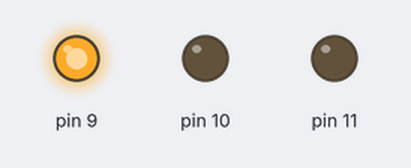
This sketch was run on a simulated Arduino Uno, built with avr-gcc and run on an emulated ATmega328P. On the bench: output pins drawn as LEDs (lit = HIGH).

Above: at 0.15 s.
At 5.3 s:
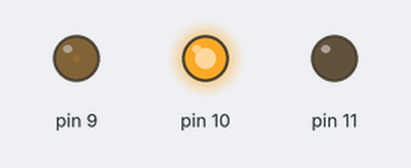
At 9.34 s:
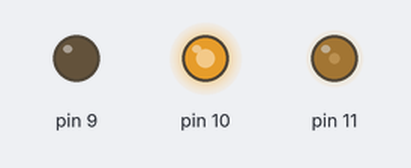
At 16.06 s:
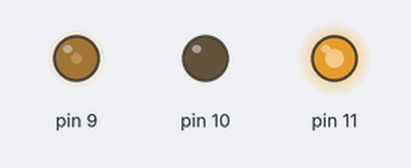
At 22.78 s:
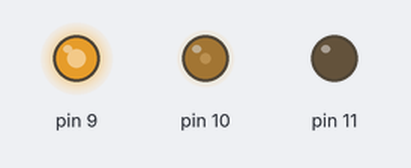
At 32.1 s:
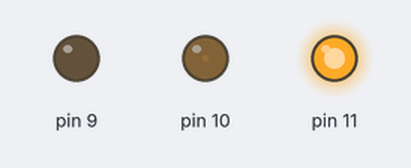
Timing chart, 0 to 40.0 s (numbered marks = the images above):
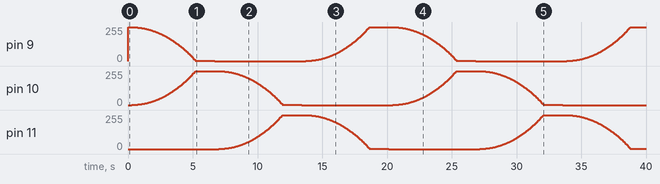

The sketch:

Fade.ino
```cpp
#include <LED.h>

int LEDArray[] = {9,10,11}; // Red, Green, Blue
LED LED1(LEDArray);

void setup() {
}

void loop() {
   byte off[] = {0, 0, 0};
   byte red[] = {255, 0, 0};
  byte green[] = {0, 255, 0};
  byte blue[] = {0, 0, 255};


  // Blink
  LED1.set_Color(LEDArray, off);
  LED1.Fade(LEDArray, red , green, 20);
  delay(1500);
  LED1.Fade(LEDArray, green , blue, 20);
  delay(1500);
  LED1.Fade(LEDArray, blue , red, 20);
  delay(1500);
}
```

Measured:
- by itself, pin 9: 0/255 → 255/255 at 0.00 s, → 254/255 0.31 s later, → 253/255 0.20 s later, → 252/255 0.14 s later, … (732 changes in this stretch)
